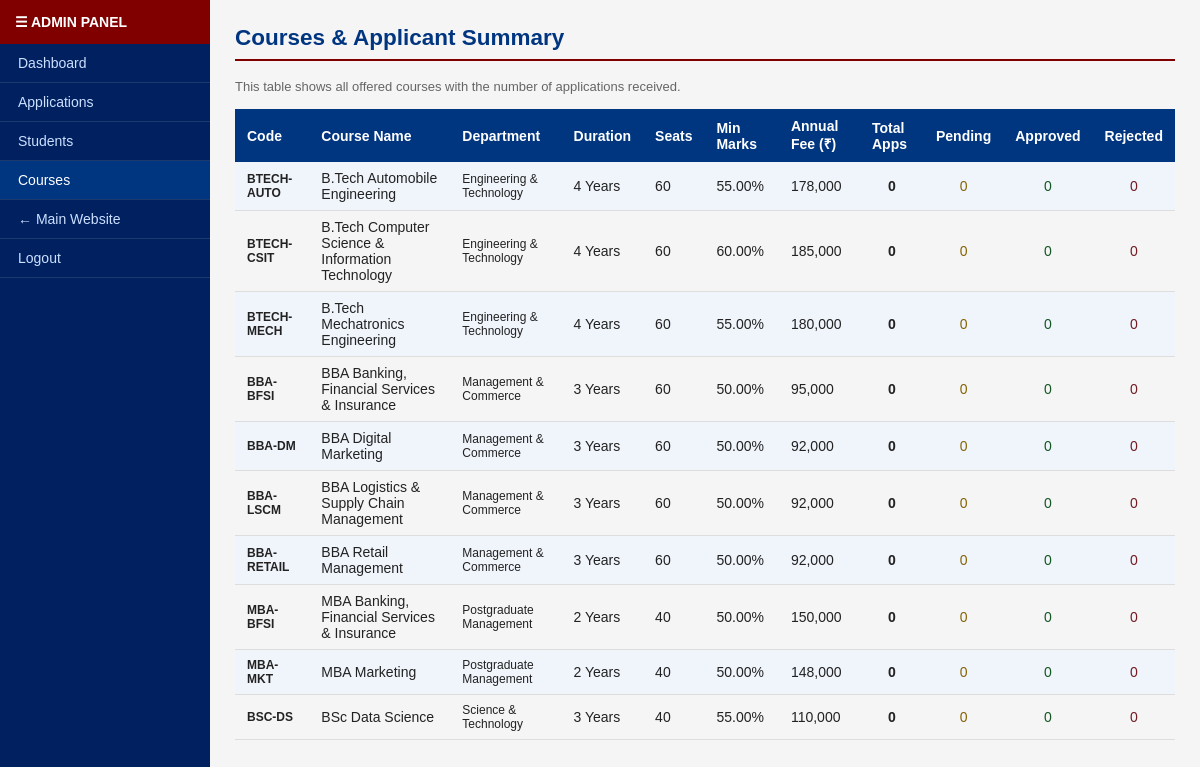
The app's page /admin/courses.php (signed in) with its own data.
### tables this page shows
CREATE TABLE courses (
    course_id    INT AUTO_INCREMENT PRIMARY KEY,
    course_name  VARCHAR(150) NOT NULL,
    course_code  VARCHAR(20)  NOT NULL UNIQUE,
    department   VARCHAR(100),
    duration     VARCHAR(20),
    total_seats  INT          DEFAULT 60,
    min_marks    DECIMAL(5,2) DEFAULT 50.00,
    fee_per_year DECIMAL(10,2)
);

### admin/courses.php (the view, shortened to what this page needs)
<?php
require_once '../config.php';
$result = mysqli_query($conn,
    "SELECT c.*,
            COUNT(a.application_id) AS total_apps,
            SUM(CASE WHEN a.status='Approved' THEN 1 ELSE 0 END) AS approved,
            SUM(CASE WHEN a.status='Pending'  THEN 1 ELSE 0 END) AS pending,
            SUM(CASE WHEN a.status='Rejected' THEN 1 ELSE 0 END) AS rejected
     FROM courses c
     LEFT JOIN applications a ON a.course_id = c.course_id
     GROUP BY c.course_id
     ORDER BY c.department, c.course_name");
?>
<!DOCTYPE html>
<html lang="en">
<head>
    <link rel="stylesheet" href="../css/style.css">
</head>
<body>
<div class="admin-wrap">
    <div class="admin-sidebar">
        <h3>&#9776; Admin Panel</h3>
        <ul>
            <li><a href="dashboard.php">Dashboard</a></li>
            <li><a href="applications.php">Applications</a></li>
            <li><a href="students.php">Students</a></li>
            <li><a href="courses.php" class="active">Courses</a></li>
            <li><a href="../index.php">&#8592; Main Website</a></li>
            <li><a href="logout.php">Logout</a></li>
        </ul>
    </div>
    <div class="admin-main">
        <h2>Courses &amp; Applicant Summary</h2>
        <p style="font-size:13px; color:#666; margin-bottom:15px;">
            This table shows all offered courses with the number of applications received.
        </p>
        <table>
            <tr>
                <th>Code</th>
                <th>Course Name</th>
                <th>Department</th>
                <th>Duration</th>
                <th>Seats</th>
                <th>Min Marks</th>
                <th>Annual Fee (&#8377;)</th>
                <th>Total Apps</th>
                <th>Pending</th>
                <th>Approved</th>
                <th>Rejected</th>
            </tr>
            <?php while ($row = mysqli_fetch_assoc($result)): ?>
            <tr>
                <td style="font-size:12px; font-weight:bold;"><?= htmlspecialchars($row['course_code']) ?></td>
                <td><?= htmlspecialchars($row['course_name']) ?></td>
                <td style="font-size:12px;"><?= htmlspecialchars($row['department']) ?></td>
                <td><?= htmlspecialchars($row['duration']) ?></td>
                <td><?= $row['total_seats'] ?></td>
                <td><?= $row['min_marks'] ?>%</td>
                <td><?= number_format($row['fee_per_year'], 0) ?></td>
                <td style="font-weight:bold; text-align:center;"><?= $row['total_apps'] ?></td>
                <td style="text-align:center; color:#856404;"><?= $row['pending'] ?: 0 ?></td>
                <td style="text-align:center; color:#155724;"><?= $row['approved'] ?: 0 ?></td>
                <td style="text-align:center; color:#721c24;"><?= $row['rejected'] ?: 0 ?></td>
            </tr>
            <?php endwhile; ?>
        </table>
    </div>
</div>
</body>
</html>

### css/style.css (style rules this page uses)
* { margin: 0; padding: 0; box-sizing: border-box; }
body { font-family: Arial, Helvetica, sans-serif; font-size: 15px; background-color: #f5f5f5; color: #222; }
a { color: #003580; text-decoration: none; }
table { width: 100%; border-collapse: collapse; font-size: 14px; margin-top: 10px; }
table th { background-color: #003580; color: #fff; padding: 9px 12px; text-align: left; }
table td { padding: 8px 12px; border-bottom: 1px solid #ddd; }
table tr:nth-child(even) { background-color: #f0f4fb; }
.admin-wrap { display: flex; min-height: 100vh; }
.admin-sidebar { width: 210px; background-color: #002060; padding: 0; flex-shrink: 0; }
.admin-sidebar h3 { background-color: #800000; color: #fff; padding: 14px 15px; font-size: 14px; text-transform: uppercase; }
.admin-sidebar ul { list-style: none; padding: 0; }
.admin-sidebar ul li a { display: block; color: #cce0ff; padding: 11px 18px; font-size: 14px; border-bottom: 1px solid #1a3a6e; }
.admin-sidebar ul li a:hover, .admin-sidebar ul li a.active { background-color: #003580; color: #fff; text-decoration: none; }
.admin-main { flex: 1; padding: 25px; background: #f5f5f5; }
.admin-main h2 { color: #003580; border-bottom: 2px solid #800000; padding-bottom: 8px; margin-bottom: 18px; }

### records on screen
courses: course_code "BTECH-AUTO", course_name "B.Tech Automobile Engineering", department "Engineering & Technology", duration "4 Years", total_seats "60", min_marks "55.00", fee_per_year "178,000", total_apps "0", pending "0", approved "0", rejected "0"
courses: course_code "BTECH-CSIT", course_name "B.Tech Computer Science & Information Technology", department "Engineering & Technology", duration "4 Years", total_seats "60", min_marks "60.00", fee_per_year "185,000", total_apps "0", pending "0", approved "0", rejected "0"
courses: course_code "BTECH-MECH", course_name "B.Tech Mechatronics Engineering", department "Engineering & Technology", duration "4 Years", total_seats "60", min_marks "55.00", fee_per_year "180,000", total_apps "0", pending "0", approved "0", rejected "0"
courses: course_code "BBA-BFSI", course_name "BBA Banking, Financial Services & Insurance", department "Management & Commerce", duration "3 Years", total_seats "60", min_marks "50.00", fee_per_year "95,000", total_apps "0", pending "0", approved "0", rejected "0"
courses: course_code "BBA-DM", course_name "BBA Digital Marketing", department "Management & Commerce", duration "3 Years", total_seats "60", min_marks "50.00", fee_per_year "92,000", total_apps "0", pending "0", approved "0", rejected "0"
courses: course_code "BBA-LSCM", course_name "BBA Logistics & Supply Chain Management", department "Management & Commerce", duration "3 Years", total_seats "60", min_marks "50.00", fee_per_year "92,000", total_apps "0", pending "0", approved "0", rejected "0"
courses: course_code "BBA-RETAIL", course_name "BBA Retail Management", department "Management & Commerce", duration "3 Years", total_seats "60", min_marks "50.00", fee_per_year "92,000", total_apps "0", pending "0", approved "0", rejected "0"
courses: course_code "MBA-BFSI", course_name "MBA Banking, Financial Services & Insurance", department "Postgraduate Management", duration "2 Years", total_seats "40", min_marks "50.00", fee_per_year "150,000", total_apps "0", pending "0", approved "0", rejected "0"
courses: course_code "MBA-MKT", course_name "MBA Marketing", department "Postgraduate Management", duration "2 Years", total_seats "40", min_marks "50.00", fee_per_year "148,000", total_apps "0", pending "0", approved "0", rejected "0"
courses: course_code "BSC-DS", course_name "BSc Data Science", department "Science & Technology", duration "3 Years", total_seats "40", min_marks "55.00", fee_per_year "110,000", total_apps "0", pending "0", approved "0", rejected "0"
